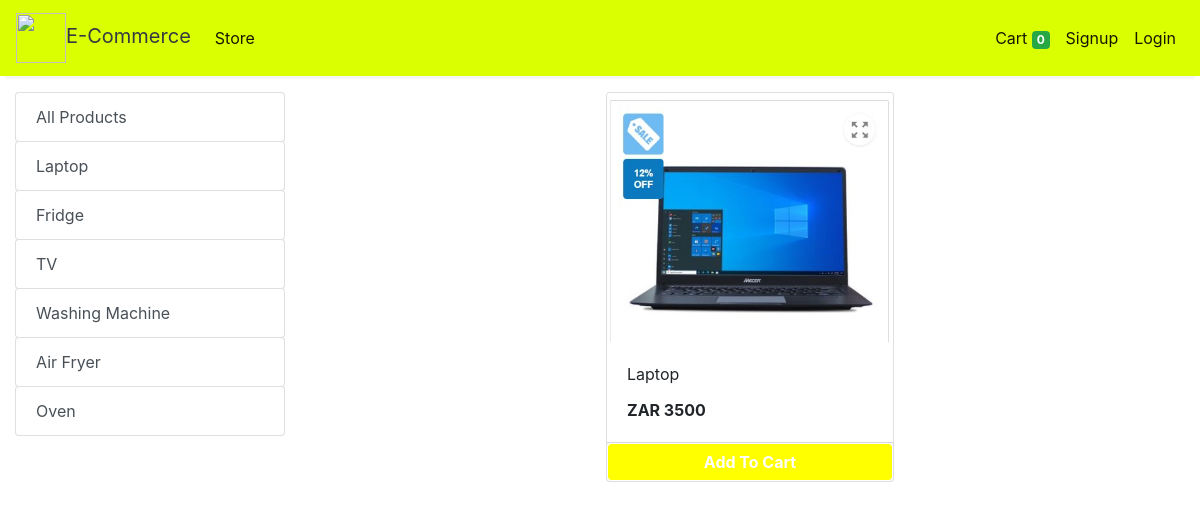
Page /store?category=31 on the committed database.
### store/models/category.py (models this page shows, shortened)
class Category(models.Model):
    name= models.CharField(max_length=50)
    @staticmethod
    def get_all_categories():
        return Category.objects.all()

### store/models/product.py (models this page shows, shortened)
class Products(models.Model):
    name = models.CharField(max_length=60)
    price= models.IntegerField(default=0)
    category= models.ForeignKey(Category,on_delete=models.CASCADE,default=1 )
    description= models.CharField(max_length=250, default='', blank=True, null= True)
    image= models.ImageField(upload_to='uploads/products/')
    @staticmethod
    def get_all_products_by_categoryid(category_id):
        if category_id:
            return Products.objects.filter (category=category_id)
        else:
            return Products.get_all_products();

### store/views/home.py (the view)
# urls.py: path('' , include('store.urls'))
def store(request):
    cart = request.session.get('cart')
    if not cart:
        request.session['cart'] = {}
    products = None
    categories = Category.get_all_categories()
    categoryID = request.GET.get('category')
    if categoryID:
        products = Products.get_all_products_by_categoryid(categoryID)
    else:
        products = Products.get_all_products();
    data = {}
    data['products'] = products
    data['categories'] = categories
    print('you are : ', request.session.get('email'))
    return render(request, 'index.html', data)

### store/templatetags/cart.py (called while the page is built)
@register.filter (name='is_in_cart')
def is_in_cart(product, cart):
    keys = cart.keys ()
    for id in keys:
        if int (id) == product.id:
            return True
    return False;

### store/templatetags/custom_filter.py (called while the page is built)
@register.filter(name='currency')
def currency(number):
    return "ZAR "+str(number)

### store/templates/index.html (shortened to what this page needs)
{% extends 'base.html' %}
{% load static %}
{% block content %}
{% load cart %}
{% load custom_filter %}
<div class="container-fluid mt-3">
	<div class="row">
		<div class="col-lg-3 mx-auto">
			<div class="list-group">
				<a href="/" class="list-group-item list-group-item-action btn btn-outline-success">All Products</a>
				{% for category in categories %}
				<a href="/?category={{category.id}}"
					class="list-group-item list-group-item-action btn btn-outline-success ">{{category.name}}</a>
				{% endfor %}
			</div>
		</div>
		<div id='products' class="col-lg-9 mx-auto">
			<div class="row mx-auto">
				{% for product in products %}
				<div class="card mx-auto mb-3" id={{product.id}} style="width: 18rem;">
					<img class="card-img-top" src="{{product.image.url}}" alt="Card image cap">
					<div class="card-body">
						<p class="card-title">{{product.name}}</p>
						<p class="card-text"><b>{{product.price|currency}}</b></p>
					</div>
					<div class="card-footer p-0 no-gutters">
						{% if product|is_in_cart:request.session.cart %}
						<div class="row no-gutters">
							<form action="/#{{product.id}}" class="col-2 " method="post">
								{% csrf_token %}
								<input hidden type="text" name='product' value='{{product.id}}'>
								<input hidden type="text" name='remove' value='True'>
								<input type="submit" value=" - " class="btn btn-block btn-success border-right">
							</form>
							<div class="text-center col btn btn-success">{{product|cart_quantity:request.session.cart}} in Cart</div>
							<form action="/#{{product.id}}" class="col-2 " method="post">
								{% csrf_token %}
								<input hidden type="text" name='product' value='{{product.id}}'>
								<input type="submit" value=" + " class="btn btn-block btn-success border-left">
							</form>
						</div>
						{% else %}
						<form action="/#{{product.id}}" method="POST" class="btn-block">
							<input type="submit" class="float-right btn btn-success form-control" style="background-color:yellow;border-color: white;font-weight: bolder;"
								value="Add To Cart">
						</form>
						{% endif %}
					</div>
				</div>
				{% endfor %}
			</div>
		</div>
	</div>
</div>
{% endblock %}

### rows in the picture
Category: name "Laptop"
Category: name "Fridge"
Category: name "TV"
Category: name "Washing Machine"
Category: name "Air Fryer"
Category: name "Oven"
Products: image (picture), name "Laptop", price "ZAR 3500"

### other values in the picture
{{ request.session.cart.keys|length }} "0"
